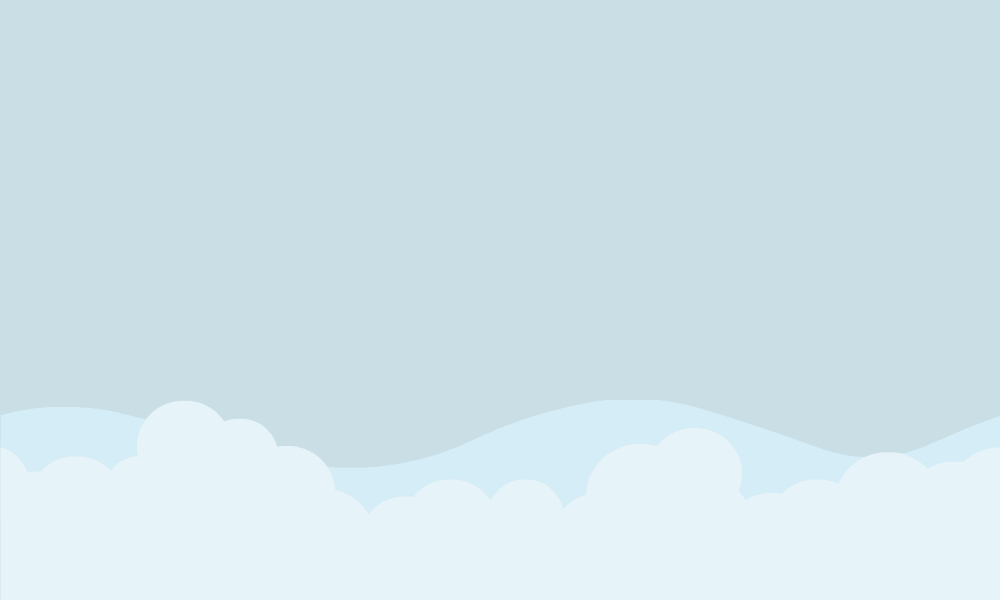

Tiled map render using the project's own tile images. Description and the map definition, with tile-layer contents summarised, below:
An orthogonal 50x30 tile map with 20x20 px tiles, 4 tile layers (background, clouds3, clouds2, clouds).

<map version="1.10" tiledversion="1.10.2" orientation="orthogonal" renderorder="right-down" width="50" height="30" tilewidth="20" tileheight="20" infinite="0" nextlayerid="5" nextobjectid="1">
 <tileset firstgid="1" name="bgElements_spritesheet" tilewidth="20" tileheight="20" tilecount="10404" columns="102">
  <image source="bgElements_spritesheet.png" width="2048" height="2048" />
 </tileset>
 <layer id="2" name="background" width="50" height="30">
  <data>[1500 cells, 1500 non-empty, 2 distinct tile ids]</data>
 </layer>
 <layer id="4" name="clouds3" width="50" height="30">
  <data>[1500 cells, 0 non-empty, 0 distinct tile ids]</data>
 </layer>
 <layer id="3" name="clouds2" width="50" height="30">
  <data>[1500 cells, 300 non-empty, 300 distinct tile ids]</data>
 </layer>
 <layer id="1" name="clouds" width="50" height="30">
  <data>[1500 cells, 500 non-empty, 500 distinct tile ids]</data>
 </layer>
</map>
